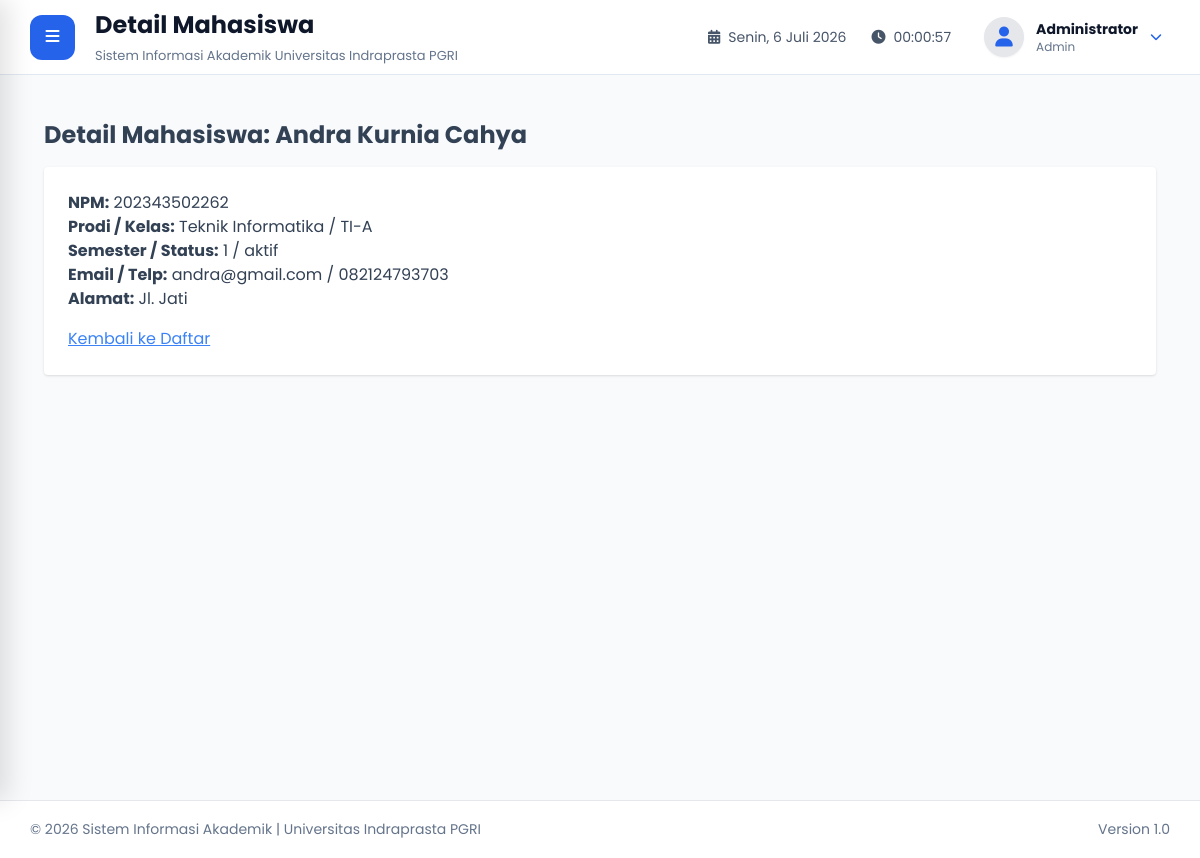
Screenshot of /admin/mahasiswa/detail.php?id=99ba4463-1622-4f58-b932-077a39331014 (signed in) with the database file from the repository.
### tables this page shows
CREATE TABLE IF NOT EXISTS `mahasiswa` (
  `id_mahasiswa` char(36) NOT NULL,
  `id_user` char(36) NOT NULL,
  `npm` varchar(30) NOT NULL,
  `jk` enum('L','P') DEFAULT NULL,
  `tempat_lahir` varchar(100) DEFAULT NULL,
  `tanggal_lahir` date DEFAULT NULL,
  `alamat` text,
  `email` varchar(100) DEFAULT NULL,
  `telepon` varchar(20) DEFAULT NULL,
  `angkatan` year DEFAULT NULL,
  `id_prodi` char(36) NOT NULL,
  `id_kelas` char(36) NOT NULL,
  `semester` int DEFAULT '1',
  `status_akademik` enum('aktif','cuti','lulus','dropout') DEFAULT 'aktif',
  `agama` enum('Islam','Kristen','Katolik','Hindu','Buddha','Konghucu','Lainnya') DEFAULT NULL,
  `profil_lengkap` tinyint(1) DEFAULT '0',
  PRIMARY KEY (`id_mahasiswa`),
  UNIQUE KEY `id_user` (`id_user`),
  UNIQUE KEY `npm` (`npm`),
  KEY `id_prodi` (`id_prodi`),
  KEY `id_kelas` (`id_kelas`),
  CONSTRAINT `mahasiswa_ibfk_1` FOREIGN KEY (`id_user`) REFERENCES `users` (`id_user`) ON DELETE CASCADE,
  CONSTRAINT `mahasiswa_ibfk_2` FOREIGN KEY (`id_prodi`) REFERENCES `prodi` (`id_prodi`) ON DELETE CASCADE,
  CONSTRAINT `mahasiswa_ibfk_3` FOREIGN KEY (`id_kelas`) REFERENCES `kelas` (`id_kelas`) ON DELETE CASCADE
);

CREATE TABLE IF NOT EXISTS `users` (
  `id_user` char(36) NOT NULL,
  `username` varchar(50) NOT NULL,
  `password_hash` varchar(255) NOT NULL,
  `nama_lengkap` varchar(100) NOT NULL,
  `foto` varchar(255) DEFAULT 'default-user.png',
  `role` enum('admin','dosen','mahasiswa') NOT NULL,
  `status` enum('aktif','nonaktif') DEFAULT 'aktif',
  `last_login` datetime DEFAULT NULL,
  `created_at` timestamp NULL DEFAULT CURRENT_TIMESTAMP,
  PRIMARY KEY (`id_user`),
  UNIQUE KEY `username` (`username`)
);

CREATE TABLE IF NOT EXISTS `prodi` (
  `id_prodi` char(36) NOT NULL,
  `kode_prodi` varchar(10) NOT NULL,
  `nama_prodi` varchar(100) NOT NULL,
  PRIMARY KEY (`id_prodi`),
  UNIQUE KEY `kode_prodi` (`kode_prodi`)
);

CREATE TABLE IF NOT EXISTS `kelas` (
  `id_kelas` char(36) NOT NULL,
  `id_prodi` char(36) NOT NULL,
  `nama_kelas` varchar(20) NOT NULL,
  PRIMARY KEY (`id_kelas`),
  UNIQUE KEY `uk_prodi_kelas` (`id_prodi`,`nama_kelas`),
  CONSTRAINT `kelas_ibfk_1` FOREIGN KEY (`id_prodi`) REFERENCES `prodi` (`id_prodi`) ON DELETE CASCADE
);

### admin/mahasiswa/detail.php (the view, shortened to what this page needs)
<?php
require_once "../../config/koneksi.php";
$id = $_GET['id'] ?? '';
$stmt = $pdo->prepare("
    SELECT m.*, u.nama_lengkap, u.foto, p.nama_prodi, k.nama_kelas
    FROM mahasiswa m
    JOIN users u ON m.id_user = u.id_user
    JOIN prodi p ON m.id_prodi = p.id_prodi
    JOIN kelas k ON m.id_kelas = k.id_kelas
    WHERE m.id_mahasiswa = ?
");
$stmt->execute([$id]);
$mhs = $stmt->fetch();
require_once "../../layout/header.php";
require_once "../../layout/sidebar.php";
require_once "../../layout/navbar.php";
?>
<div class="p-6">
    <h1 class="text-2xl font-bold mb-4">Detail Mahasiswa: <?= htmlspecialchars($mhs['nama_lengkap']) ?></h1>
    <div class="bg-white p-6 rounded shadow mb-4">
        <p><strong>NPM:</strong> <?= htmlspecialchars($mhs['npm']) ?></p>
        <p><strong>Prodi / Kelas:</strong> <?= htmlspecialchars($mhs['nama_prodi']) ?> / <?= htmlspecialchars($mhs['nama_kelas']) ?></p>
        <p><strong>Semester / Status:</strong> <?= $mhs['semester'] ?> / <?= $mhs['status_akademik'] ?></p>
        <p><strong>Email / Telp:</strong> <?= htmlspecialchars($mhs['email'] ?? '-') ?> / <?= htmlspecialchars($mhs['telepon'] ?? '-') ?></p>
        <p><strong>Alamat:</strong> <?= htmlspecialchars($mhs['alamat'] ?? '-') ?></p>
        <a href="index.php" class="text-blue-500 underline mt-4 block">Kembali ke Daftar</a>
    </div>
</div>
<?php require_once "../../layout/footer.php"; ?>

### assets/css/style.css (style rules this page uses)
* { margin:0; padding:0; box-sizing:border-box; font-family:'Poppins',sans-serif; }
html { scroll-behavior:smooth; }
body { background:#f1f5f9; color:#334155; overflow-x:hidden; }
a { text-decoration:none; color:inherit; }
.mt-4 { margin-top:40px; }
.mb-4 { margin-bottom:40px; }
.shadow { box-shadow:0 10px 25px rgba(0,0,0,.08); }
.rounded { border-radius:12px; }

### rows the page displays
mahasiswa: id_user.nama_lengkap "Andra Kurnia Cahya", npm "202343502262", id_prodi.nama_prodi "Teknik Informatika", id_kelas.nama_kelas "TI-A", semester "1", status_akademik "aktif", email "andra@gmail.com", telepon "082124793703", alamat "Jl. Jati"

### other values shown
$pageTitle "Detail Mahasiswa"
$nama "Administrator"
$role "Admin"
NAMA_APLIKASI "Sistem Informasi Akademik"
NAMA_KAMPUS "Universitas Indraprasta PGRI"
VERSI "1.0"
